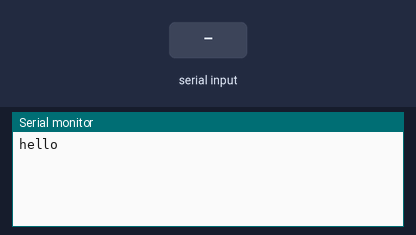
Bench run of a sketch on a simulated Arduino Uno, built with avr-gcc and run on an emulated ATmega328P. Parts: the last lines printed to the serial monitor. Inputs (shaded band) come from the test bench.

Above: at 1.2 s.
1.3 s: "1" received over Serial
At 2.8 s:
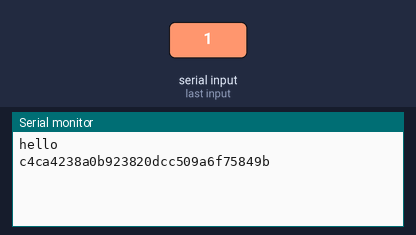
3.8 s: "0" received over Serial
At 5.9 s:
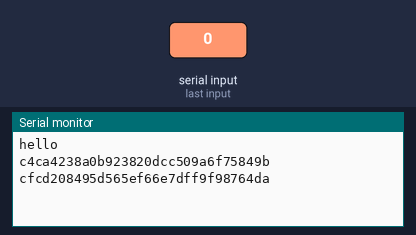
6.3 s: "2" received over Serial
At 7.8 s:
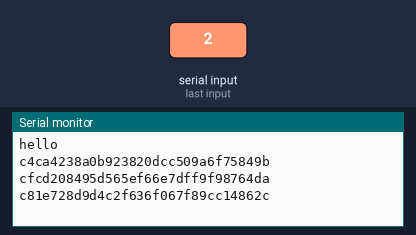

Measured:
- after the input at 1.3 s, the serial monitor: prints a new line after 1.0 s (image 1)
- after the input at 3.8 s, the serial monitor: prints a new line after 1.0 s (image 2)
- after the input at 6.3 s, the serial monitor: prints a new line after 1.0 s (image 3)

The sketch:

serialEchoMD5.ino
```cpp
#include "MD5_String.h"
String incoming = "";
void setup() {
  Serial.begin(9600);
  Serial.println("hello");
}
void loop() { // run over and over
  if (Serial.available()) {
    //    Serial.write(Serial.read());
    incoming = Serial.readString();
    //Serial.println(incoming);
    String hash = md5_string(string2char(incoming));
    Serial.println(hash);
  }
}
char* string2char(String command) {
  if (command.length() != 0) {
    char *p = const_cast<char*>(command.c_str());
    return p;
  }
}
```

MD5_String.cpp
```cpp
#include "MD5_String.h"

/*
 * A simple MD5 hashing library based on the work of Scott MacVicar <scott@macvicar.net> and Solar Designer <solar at openwall.com>
 *
 * Please see the readme for further detail and links.
 */

typedef unsigned long MD5_u32plus;

typedef struct {
	MD5_u32plus lo, hi;
	MD5_u32plus a, b, c, d;
	unsigned char buffer[64];
	MD5_u32plus block[16];
} MD5_CTX;

void make_digest_(char *md5str, const unsigned char *digest, int len) /* {{{ */
{
	static const char hexits[17] = "0123456789abcdef";
	int i;

	for (i = 0; i < len; i++) {
		md5str[i * 2]       = hexits[digest[i] >> 4];
		md5str[(i * 2) + 1] = hexits[digest[i] &  0x0F];
	}
	md5str[len * 2] = '\0';
}

/*
 * The basic MD5 functions.
 *
 * F and G are optimized compared to their RFC 1321 definitions for
 * architectures that lack an AND-NOT instruction, just like in Colin Plumb's
 * implementation.
 */
#define F_(x, y, z)			((z) ^ ((x) & ((y) ^ (z))))
#define G_(x, y, z)			((y) ^ ((z) & ((x) ^ (y))))
#define H_(x, y, z)			((x) ^ (y) ^ (z))
#define I_(x, y, z)			((y) ^ ((x) | ~(z)))

/*
 * The MD5 transformation for all four rounds.
 */
#define STEP(f, a, b, c, d, x, t, s) \
	(a) += f((b), (c), (d)) + (x) + (t); \
	(a) = (((a) << (s)) | (((a) & 0xffffffff) >> (32 - (s)))); \
	(a) += (b);

/*
 * SET reads 4 input bytes in little-endian byte order and stores them
 * in a properly aligned word in host byte order.
 *
 * The check for little-endian architectures that tolerate unaligned
 * memory accesses is just an optimization.  Nothing will break if it
 * doesn't work.
 */
#if defined(__i386__) || defined(__x86_64__) || defined(__vax__)
# define SET(n) \
	(*(MD5_u32plus *)&ptr[(n) * 4])
# define GET(n) \
	SET(n)
#else
# define SET(n) \
	(ctx->block[(n)] = \
	(MD5_u32plus)ptr[(n) * 4] | \
	((MD5_u32plus)ptr[(n) * 4 + 1] << 8) | \
	((MD5_u32plus)ptr[(n) * 4 + 2] << 16) | \
	((MD5_u32plus)ptr[(n) * 4 + 3] << 24))
# define GET(n) \
	(ctx->block[(n)])
#endif

/*
 * This processes one or more 64-byte data blocks, but does NOT update
 * the bit counters.  There are no alignment requirements.
 */
static const void *body_(void *ctxBuf, const void *data, size_t size)
{
	MD5_CTX *ctx = (MD5_CTX*)ctxBuf;
	const unsigned char *ptr;
	MD5_u32plus a, b, c, d;
	MD5_u32plus saved_a, saved_b, saved_c, saved_d;

	ptr = (unsigned char*)data;

	a = ctx->a;
	b = ctx->b;
	c = ctx->c;
	d = ctx->d;

	do {
		saved_a = a;
		saved_b = b;
		saved_c = c;
		saved_d = d;

/* Round 1 */
		STEP(F_, a, b, c, d, SET(0), 0xd76aa478, 7)
		STEP(F_, d, a, b, c, SET(1), 0xe8c7b756, 12)
		STEP(F_, c, d, a, b, SET(2), 0x242070db, 17)
		STEP(F_, b, c, d, a, SET(3), 0xc1bdceee, 22)
		STEP(F_, a, b, c, d, SET(4), 0xf57c0faf, 7)
		STEP(F_, d, a, b, c, SET(5), 0x4787c62a, 12)
		STEP(F_, c, d, a, b, SET(6), 0xa8304613, 17)
		STEP(F_, b, c, d, a, SET(7), 0xfd469501, 22)
		STEP(F_, a, b, c, d, SET(8), 0x698098d8, 7)
		STEP(F_, d, a, b, c, SET(9), 0x8b44f7af, 12)
		STEP(F_, c, d, a, b, SET(10), 0xffff5bb1, 17)
		STEP(F_, b, c, d, a, SET(11), 0x895cd7be, 22)
		STEP(F_, a, b, c, d, SET(12), 0x6b901122, 7)
		STEP(F_, d, a, b, c, SET(13), 0xfd987193, 12)
		STEP(F_, c, d, a, b, SET(14), 0xa679438e, 17)
		STEP(F_, b, c, d, a, SET(15), 0x49b40821, 22)

/* Round 2 */
		STEP(G_, a, b, c, d, GET(1), 0xf61e2562, 5)
		STEP(G_, d, a, b, c, GET(6), 0xc040b340, 9)
		STEP(G_, c, d, a, b, GET(11), 0x265e5a51, 14)
		STEP(G_, b, c, d, a, GET(0), 0xe9b6c7aa, 20)
		STEP(G_, a, b, c, d, GET(5), 0xd62f105d, 5)
		STEP(G_, d, a, b, c, GET(10), 0x02441453, 9)
		STEP(G_, c, d, a, b, GET(15), 0xd8a1e681, 14)
		STEP(G_, b, c, d, a, GET(4), 0xe7d3fbc8, 20)
		STEP(G_, a, b, c, d, GET(9), 0x21e1cde6, 5)
		STEP(G_, d, a, b, c, GET(14), 0xc33707d6, 9)
		STEP(G_, c, d, a, b, GET(3), 0xf4d50d87, 14)
		STEP(G_, b, c, d, a, GET(8), 0x455a14ed, 20)
		STEP(G_, a, b, c, d, GET(13), 0xa9e3e905, 5)
		STEP(G_, d, a, b, c, GET(2), 0xfcefa3f8, 9)
		STEP(G_, c, d, a, b, GET(7), 0x676f02d9, 14)
		STEP(G_, b, c, d, a, GET(12), 0x8d2a4c8a, 20)

/* Round 3 */
		STEP(H_, a, b, c, d, GET(5), 0xfffa3942, 4)
		STEP(H_, d, a, b, c, GET(8), 0x8771f681, 11)
		STEP(H_, c, d, a, b, GET(11), 0x6d9d6122, 16)
		STEP(H_, b, c, d, a, GET(14), 0xfde5380c, 23)
		STEP(H_, a, b, c, d, GET(1), 0xa4beea44, 4)
		STEP(H_, d, a, b, c, GET(4), 0x4bdecfa9, 11)
		STEP(H_, c, d, a, b, GET(7), 0xf6bb4b60, 16)
		STEP(H_, b, c, d, a, GET(10), 0xbebfbc70, 23)
		STEP(H_, a, b, c, d, GET(13), 0x289b7ec6, 4)
		STEP(H_, d, a, b, c, GET(0), 0xeaa127fa, 11)
		STEP(H_, c, d, a, b, GET(3), 0xd4ef3085, 16)
		STEP(H_, b, c, d, a, GET(6), 0x04881d05, 23)
		STEP(H_, a, b, c, d, GET(9), 0xd9d4d039, 4)
		STEP(H_, d, a, b, c, GET(12), 0xe6db99e5, 11)
		STEP(H_, c, d, a, b, GET(15), 0x1fa27cf8, 16)
		STEP(H_, b, c, d, a, GET(2), 0xc4ac5665, 23)

/* Round 4 */
		STEP(I_, a, b, c, d, GET(0), 0xf4292244, 6)
		STEP(I_, d, a, b, c, GET(7), 0x432aff97, 10)
		STEP(I_, c, d, a, b, GET(14), 0xab9423a7, 15)
		STEP(I_, b, c, d, a, GET(5), 0xfc93a039, 21)
		STEP(I_, a, b, c, d, GET(12), 0x655b59c3, 6)
		STEP(I_, d, a, b, c, GET(3), 0x8f0ccc92, 10)
		STEP(I_, c, d, a, b, GET(10), 0xffeff47d, 15)
		STEP(I_, b, c, d, a, GET(1), 0x85845dd1, 21)
		STEP(I_, a, b, c, d, GET(8), 0x6fa87e4f, 6)
		STEP(I_, d, a, b, c, GET(15), 0xfe2ce6e0, 10)
		STEP(I_, c, d, a, b, GET(6), 0xa3014314, 15)
		STEP(I_, b, c, d, a, GET(13), 0x4e0811a1, 21)
		STEP(I_, a, b, c, d, GET(4), 0xf7537e82, 6)
		STEP(I_, d, a, b, c, GET(11), 0xbd3af235, 10)
		STEP(I_, c, d, a, b, GET(2), 0x2ad7d2bb, 15)
		STEP(I_, b, c, d, a, GET(9), 0xeb86d391, 21)

		a += saved_a;
		b += saved_b;
		c += saved_c;
		d += saved_d;

		ptr += 64;
	} while (size -= 64);

	ctx->a = a;
	ctx->b = b;
	ctx->c = c;
	ctx->d = d;

	return ptr;
}

void MD5Init_(void *ctxBuf)
{
	MD5_CTX *ctx = (MD5_CTX*)ctxBuf;
	ctx->a = 0x67452301;
	ctx->b = 0xefcdab89;
	ctx->c = 0x98badcfe;
	ctx->d = 0x10325476;

	ctx->lo = 0;
	ctx->hi = 0;
}

void MD5Update_(void *ctxBuf, const void *data, size_t size)
{
	MD5_CTX *ctx = (MD5_CTX*)ctxBuf;
	MD5_u32plus saved_lo;
	MD5_u32plus used, free;

	saved_lo = ctx->lo;
	if ((ctx->lo = (saved_lo + size) & 0x1fffffff) < saved_lo) {
		ctx->hi++;
	}
	ctx->hi += size >> 29;

	used = saved_lo & 0x3f;

	if (used) {
		free = 64 - used;

		if (size < free) {
			memcpy(&ctx->buffer[used], data, size);
			return;
		}

		memcpy(&ctx->buffer[used], data, free);
		data = (unsigned char *)data + free;
		size -= free;
		body_(ctx, ctx->buffer, 64);
	}

	if (size >= 64) {
		data = body_(ctx, data, size & ~(size_t)0x3f);
		size &= 0x3f;
	}

	memcpy(ctx->buffer, data, size);
}

void MD5Final_(unsigned char *result, void *ctxBuf)
{
	MD5_CTX *ctx = (MD5_CTX*)ctxBuf;
	MD5_u32plus used, free;

	used = ctx->lo & 0x3f;

	ctx->buffer[used++] = 0x80;

	free = 64 - used;

	if (free < 8) {
		memset(&ctx->buffer[used], 0, free);
		body_(ctx, ctx->buffer, 64);
		used = 0;
		free = 64;
	}

	memset(&ctx->buffer[used], 0, free - 8);

	ctx->lo <<= 3;
	ctx->buffer[56] = ctx->lo;
	ctx->buffer[57] = ctx->lo >> 8;
	ctx->buffer[58] = ctx->lo >> 16;
	ctx->buffer[59] = ctx->lo >> 24;
	ctx->buffer[60] = ctx->hi;
	ctx->buffer[61] = ctx->hi >> 8;
	ctx->buffer[62] = ctx->hi >> 16;
	ctx->buffer[63] = ctx->hi >> 24;

	body_(ctx, ctx->buffer, 64);

	result[0] = ctx->a;
	result[1] = ctx->a >> 8;
	result[2] = ctx->a >> 16;
	result[3] = ctx->a >> 24;
	result[4] = ctx->b;
	result[5] = ctx->b >> 8;
	result[6] = ctx->b >> 16;
	result[7] = ctx->b >> 24;
	result[8] = ctx->c;
	result[9] = ctx->c >> 8;
	result[10] = ctx->c >> 16;
	result[11] = ctx->c >> 24;
	result[12] = ctx->d;
	result[13] = ctx->d >> 8;
	result[14] = ctx->d >> 16;
	result[15] = ctx->d >> 24;

	memset(ctx, 0, sizeof(*ctx));
}

String md5_string(char *arg, int length)
{
	if (length==0) {
		length = strlen(arg);
  	}

	char md5str[33];
	MD5_CTX context;
	unsigned char digest[16];

	md5str[0] = '\0';
	MD5Init_(&context);
	MD5Update_(&context, arg, length);
	MD5Final_(digest, &context);

	make_digest_(md5str, digest, 16);
        return String(md5str);
}
```

MD5_String.h
```cpp
#ifndef MD5_String_h
#define MD5_String_h
#include "Arduino.h"

String md5_string(char *arg, int length = 0);

#endif
```
